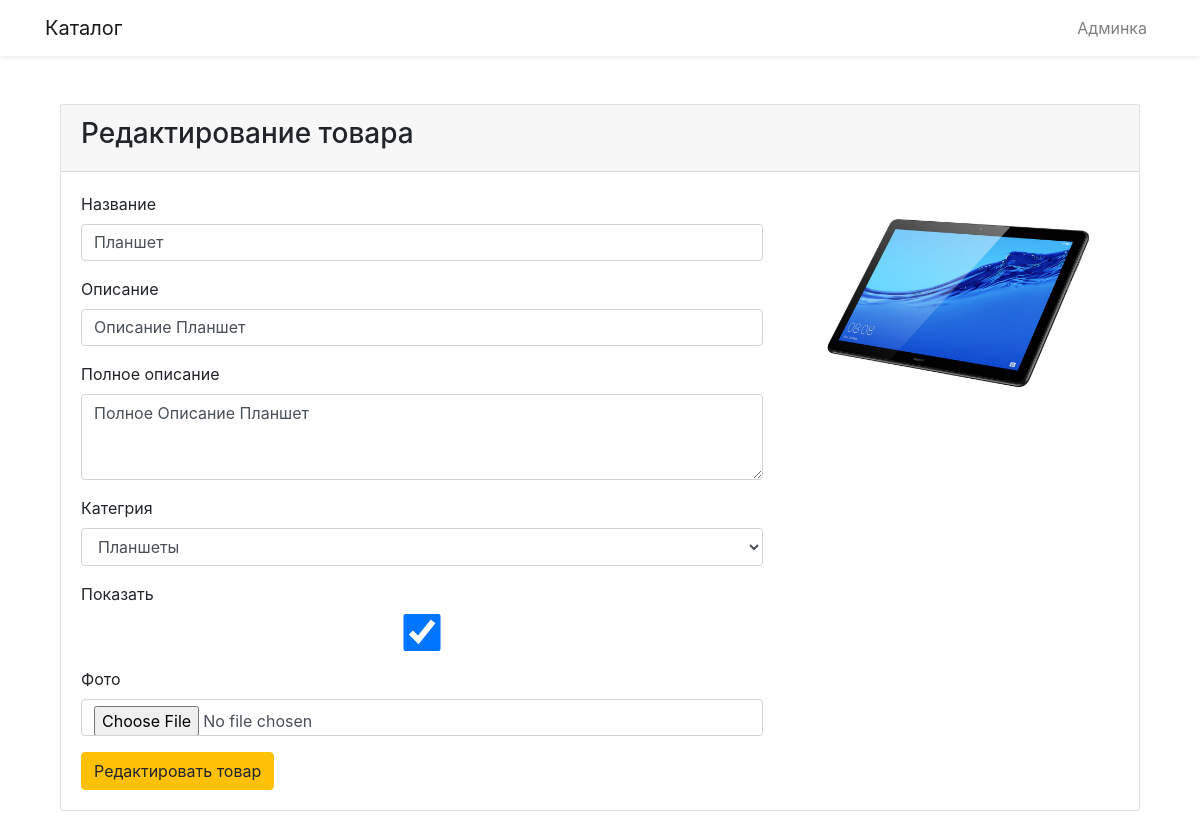
Screenshot of /product_edit.php?edit=19 with the database file from the repository.
### tables this page shows
CREATE TABLE `products` (
  `id` int(11) NOT NULL,
  `name` varchar(255) NOT NULL,
  `description` varchar(255) NOT NULL,
  `text` text NOT NULL,
  `image` varchar(255) DEFAULT NULL,
  `categories_id` int(11) NOT NULL DEFAULT '1',
  `status` int(1) NOT NULL DEFAULT '0'
);

### lib/functions.php (called while the page is built, shortened)
<?php
function get_categories_db($pdo){
    $sql = "SELECT * FROM `categories`";
    $statement = $pdo->query($sql);
    if( $statement->rowCount() > 0 )
    {
        $result = $statement->fetchAll(PDO::FETCH_ASSOC);
        return $result;
    }
    else
        return false;
}
function get_product_db($pdo, $id_out)
{
    if( is_int( $id_out = (int)$id_out ) )
    {
        $sql = "SELECT * FROM `products` WHERE `id` = :id";
        $statement = $pdo->prepare($sql);
        $statement->bindValue(":id", $id_out, PDO::PARAM_INT);
        $statement->execute();
        $result = $statement->fetch(PDO::FETCH_ASSOC);
        return $result;
    }
    else
        return false;
}
    ?>

### product_edit.php (the view, shortened to what this page needs)
<?php
    require_once($_SERVER["DOCUMENT_ROOT"].'/lib/functions.php');
    if( isset( $_GET["edit"] ) && is_int( $_GET["edit"] = (int)$_GET["edit"] ) ) {
        $product = get_product_db($pdo, $_GET["edit"]);
    }
?>
<!DOCTYPE html>
<html lang="en">
<head>
    <link href="css/app.css" rel="stylesheet">
    <link rel="stylesheet" href="https://maxcdn.bootstrapcdn.com/bootstrap/4.0.0-alpha.4/css/bootstrap.min.css">
</head>
<body>
    <nav class="navbar navbar-expand-md navbar-light bg-white shadow-sm mb-4">
        <div class="container">
            <a class="navbar-brand" href="index.php">
                Каталог
            </a>
            <ul class="navbar-nav ml-auto">
                <li class="nav-item">
                    <a class="nav-link" href="admin.php">Админка</a>
                </li>
            </ul>
        </div>
    </nav>
    <div class="container">
        <main class="py-4">
          <div class="container">
            <div class="row justify-content-center">
                <div class="col-md-12">
                    <div class="card">
                        <div class="card-header">
                            <?php if( isset( $_GET["edit"] ) ){ ?>
                                <h3>Редактирование товара</h3>
                            <?php } else { ?>
                                <h3>Добавить товар</h3>
                            <?php } ?>
                        </div>
                        <div class="card-body">
                            <form action="lib/product_edit.php" method="post" enctype="multipart/form-data">
                                <div class="row">
                                    <div class="col-md-8">
                                        <div class="form-group">
                                            <label for="name">Название</label>
                                            <input type="text" class="form-control" name="name" id="name"
                                                value="<?php if( isset($product["name"]) ) echo $product["name"]?>">
                                        </div>
                                        <div class="form-group">
                                            <label for="description">Описание</label>
                                            <input type="text" class="form-control" name="description" id="description"
                                                value="<?php if( isset($product["description"]) ) echo $product["description"]?>">
                                        </div>
                                        <div class="form-group">
                                            <label for="text">Полное описание</label>
                                            <textarea id="text" name="text" class="form-control" rows="3"><?php if( isset($product["text"]) ) echo $product["text"]?></textarea>
                                        </div>
                                        <div class="form-group">
                                            <label for="categories_id">Категрия</label>
                                            <select id="categories_id" name="categories_id" class="form-control">
                                                <?php if( is_array ( $categories = get_categories_db($pdo) ) ) {?>
                                                    <?php foreach($categories as $category){?>
                                                        <?php if( isset($product["categories_id"]) && $product["categories_id"] == $category["id"] ) {?>
                                                            <option value="<?php echo $category["id"]?>" selected="selected"><?php echo $category["name"]?></option>
                                                        <?php } else {?>
                                                            <option value="<?php echo $category["id"]?>"><?php echo $category["name"]?></option>
                                                        <?php } ?>
                                                    <?php } ?>
                                                <?php } ?>
                                            </select>
                                        </div>
                                        <div class="form-group">
                                            <label for="status">Показать</label>
                                            <?php if( isset($product["status"]) ) {?>
                                                <?php if( $product["status"] == 0 ) {?>
                                                    <input type="checkbox" class="form-control" name="status" id="status" checked="checked">
                                                <?php } else {?>
                                                    <input type="checkbox" class="form-control" name="status" id="status">
                                                <?php } ?>
                                            <?php } else {?>
                                                <input type="checkbox" class="form-control" name="status" id="status" checked="checked">
                                            <?php } ?>
                                        </div>
                                        <div class="form-group">
                                            <label for="image">Фото</label>
                                            <input type="file" class="form-control" name="image" id="image">
                                        </div>
                                    </div>
                                    <div class="col-md-4">
                                        <?php if( isset($product["image"]) ) {?>
                                            <img src="<?php echo DIR_IMG.'/'.$product["image"]?>" alt="<?php echo $product["name"]?>" class="img-fluid">
                                        <?php } else {?>
                                            <img src="<?php echo DIR_IMG.'/'.DEFAULT_IMG?>" alt="Нет фото" class="img-fluid">
                                        <?php } ?>
                                    </div>
                                    <div class="col-md-12">
                                        <?php if( isset( $_GET["edit"] ) ){ ?>
                                            <button class="btn btn-warning">Редактировать товар</button>
                                        <?php } else { ?>
                                            <button class="btn btn-warning">Добавить товар</button>
                                        <?php } ?>
                                    </div>
                                </div>
                            </form>
                        </div>
                    </div>
                </div>
            </div>
        </div>
        </main>
    </div>
</body>
</html>

### rows the page displays
products: name "Планшет", description "Описание Планшет", text "Полное Описание Планшет", image (picture)

### other values shown
form field categories_id "Планшеты"
